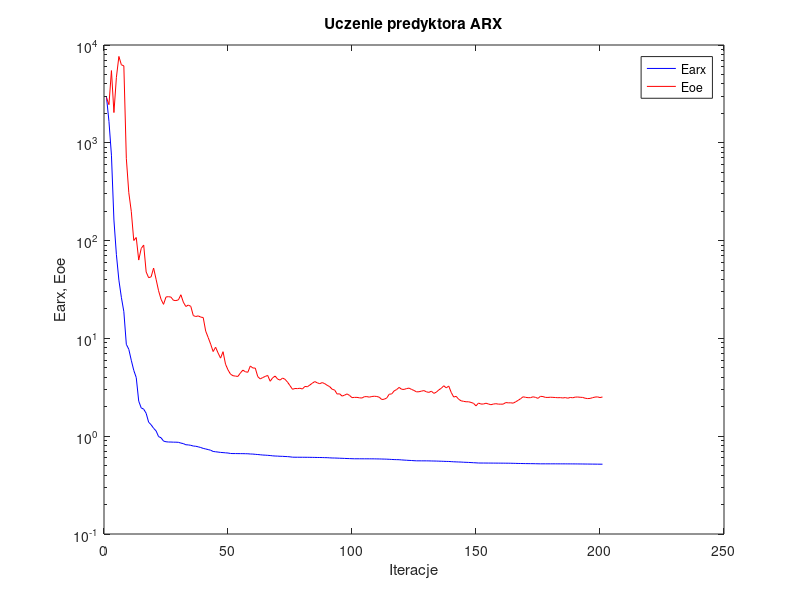
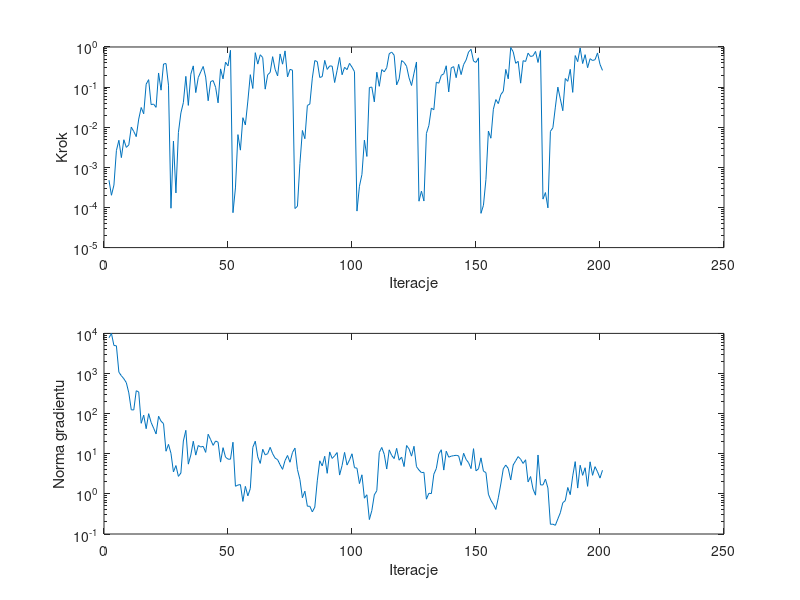

Reproduce these figures in MATLAB, in order.
%uczenie predyktora arx
clear all;
n=0; farx(n+1)=2.936554e+003; foe(n+1)=2.900303e+003; wspucz(n+1)=0.000000e+000; ng(n+1)=0.000000e+000;
%odnowa zmiennej metryki
n=1; farx(n+1)=1.652566e+003; foe(n+1)=2.455596e+003; krok(n+1)=4.792372e-004; ng(n+1)=7.763907e+003;
n=2; farx(n+1)=7.469200e+002; foe(n+1)=5.476042e+003; krok(n+1)=2.015675e-004; ng(n+1)=9.971106e+003;
n=3; farx(n+1)=1.623348e+002; foe(n+1)=2.038189e+003; krok(n+1)=3.606707e-004; ng(n+1)=4.991626e+003;
n=4; farx(n+1)=7.178620e+001; foe(n+1)=4.675334e+003; krok(n+1)=2.621411e-003; ng(n+1)=4.906749e+003;
n=5; farx(n+1)=3.943434e+001; foe(n+1)=7.640245e+003; krok(n+1)=4.728824e-003; ng(n+1)=1.077857e+003;
n=6; farx(n+1)=2.631777e+001; foe(n+1)=6.278493e+003; krok(n+1)=1.749592e-003; ng(n+1)=8.800875e+002;
n=7; farx(n+1)=1.876225e+001; foe(n+1)=6.114916e+003; krok(n+1)=4.874671e-003; ng(n+1)=7.410429e+002;
n=8; farx(n+1)=8.699698e+000; foe(n+1)=6.939143e+002; krok(n+1)=3.146871e-003; ng(n+1)=5.925287e+002;
n=9; farx(n+1)=7.738109e+000; foe(n+1)=3.087803e+002; krok(n+1)=3.625910e-003; ng(n+1)=3.294833e+002;
n=10; farx(n+1)=5.978531e+000; foe(n+1)=1.990955e+002; krok(n+1)=1.007731e-002; ng(n+1)=1.244966e+002;
n=11; farx(n+1)=4.714194e+000; foe(n+1)=1.002369e+002; krok(n+1)=7.821513e-003; ng(n+1)=1.237064e+002;
n=12; farx(n+1)=3.979616e+000; foe(n+1)=1.075560e+002; krok(n+1)=5.829556e-003; ng(n+1)=3.721999e+002;
n=13; farx(n+1)=2.282781e+000; foe(n+1)=6.322395e+001; krok(n+1)=1.598198e-002; ng(n+1)=3.471835e+002;
n=14; farx(n+1)=1.948974e+000; foe(n+1)=8.309988e+001; krok(n+1)=3.103068e-002; ng(n+1)=5.748154e+001;
n=15; farx(n+1)=1.889875e+000; foe(n+1)=9.006668e+001; krok(n+1)=2.160287e-002; ng(n+1)=9.174142e+001;
n=16; farx(n+1)=1.713826e+000; foe(n+1)=4.781653e+001; krok(n+1)=1.183885e-001; ng(n+1)=4.212417e+001;
n=17; farx(n+1)=1.389843e+000; foe(n+1)=4.173583e+001; krok(n+1)=1.534454e-001; ng(n+1)=9.979311e+001;
n=18; farx(n+1)=1.308497e+000; foe(n+1)=4.262293e+001; krok(n+1)=3.660091e-002; ng(n+1)=6.039825e+001;
n=19; farx(n+1)=1.205068e+000; foe(n+1)=5.241787e+001; krok(n+1)=3.775680e-002; ng(n+1)=4.355721e+001;
n=20; farx(n+1)=1.133254e+000; foe(n+1)=4.023201e+001; krok(n+1)=3.128605e-002; ng(n+1)=3.113247e+001;
n=21; farx(n+1)=9.909999e-001; foe(n+1)=3.073020e+001; krok(n+1)=2.249366e-001; ng(n+1)=8.620506e+001;
n=22; farx(n+1)=9.640179e-001; foe(n+1)=2.511178e+001; krok(n+1)=8.388517e-002; ng(n+1)=6.474512e+001;
n=23; farx(n+1)=8.914415e-001; foe(n+1)=2.229427e+001; krok(n+1)=3.762637e-001; ng(n+1)=5.640502e+001;
n=24; farx(n+1)=8.775578e-001; foe(n+1)=2.651386e+001; krok(n+1)=3.870680e-001; ng(n+1)=1.155937e+001;
n=25; farx(n+1)=8.721585e-001; foe(n+1)=2.672075e+001; krok(n+1)=1.116954e-001; ng(n+1)=1.714606e+001;
%odnowa zmiennej metryki
n=26; farx(n+1)=8.716318e-001; foe(n+1)=2.642552e+001; krok(n+1)=9.579321e-005; ng(n+1)=1.029371e+001;
n=27; farx(n+1)=8.690185e-001; foe(n+1)=2.451612e+001; krok(n+1)=4.515039e-003; ng(n+1)=3.526329e+000;
n=28; farx(n+1)=8.686997e-001; foe(n+1)=2.436115e+001; krok(n+1)=2.302017e-004; ng(n+1)=5.079674e+000;
n=29; farx(n+1)=8.657498e-001; foe(n+1)=2.476747e+001; krok(n+1)=7.366454e-003; ng(n+1)=2.729967e+000;
n=30; farx(n+1)=8.502538e-001; foe(n+1)=2.795096e+001; krok(n+1)=2.265123e-002; ng(n+1)=3.307219e+000;
n=31; farx(n+1)=8.402121e-001; foe(n+1)=2.344287e+001; krok(n+1)=4.111242e-002; ng(n+1)=2.083635e+001;
n=32; farx(n+1)=8.177324e-001; foe(n+1)=2.119928e+001; krok(n+1)=1.853482e-001; ng(n+1)=3.834923e+001;
n=33; farx(n+1)=8.147185e-001; foe(n+1)=2.192859e+001; krok(n+1)=3.500452e-002; ng(n+1)=5.511347e+000;
n=34; farx(n+1)=8.069454e-001; foe(n+1)=2.125553e+001; krok(n+1)=2.093785e-001; ng(n+1)=9.281158e+000;
n=35; farx(n+1)=7.936214e-001; foe(n+1)=1.712327e+001; krok(n+1)=3.380830e-001; ng(n+1)=2.053949e+001;
n=36; farx(n+1)=7.889980e-001; foe(n+1)=1.673585e+001; krok(n+1)=7.302728e-002; ng(n+1)=9.250854e+000;
n=37; farx(n+1)=7.789192e-001; foe(n+1)=1.699506e+001; krok(n+1)=1.728230e-001; ng(n+1)=1.605251e+001;
n=38; farx(n+1)=7.660565e-001; foe(n+1)=1.651483e+001; krok(n+1)=2.401567e-001; ng(n+1)=1.473752e+001;
n=39; farx(n+1)=7.504742e-001; foe(n+1)=1.634266e+001; krok(n+1)=3.268918e-001; ng(n+1)=1.529796e+001;
n=40; farx(n+1)=7.404428e-001; foe(n+1)=1.187959e+001; krok(n+1)=1.778431e-001; ng(n+1)=1.082100e+001;
n=41; farx(n+1)=7.297269e-001; foe(n+1)=1.022278e+001; krok(n+1)=4.568872e-002; ng(n+1)=3.065759e+001;
n=42; farx(n+1)=7.189021e-001; foe(n+1)=8.743252e+000; krok(n+1)=1.372911e-001; ng(n+1)=2.246931e+001;
n=43; farx(n+1)=6.985671e-001; foe(n+1)=7.339645e+000; krok(n+1)=1.453256e-001; ng(n+1)=1.619699e+001;
n=44; farx(n+1)=6.931291e-001; foe(n+1)=8.125268e+000; krok(n+1)=9.907791e-002; ng(n+1)=2.078349e+001;
n=45; farx(n+1)=6.883464e-001; foe(n+1)=7.091192e+000; krok(n+1)=4.050274e-002; ng(n+1)=1.943970e+001;
n=46; farx(n+1)=6.827653e-001; foe(n+1)=6.286807e+000; krok(n+1)=2.841626e-001; ng(n+1)=6.195294e+000;
n=47; farx(n+1)=6.798118e-001; foe(n+1)=7.312883e+000; krok(n+1)=1.601162e-001; ng(n+1)=1.418595e+001;
n=48; farx(n+1)=6.761075e-001; foe(n+1)=5.447762e+000; krok(n+1)=4.187571e-001; ng(n+1)=8.221172e+000;
n=49; farx(n+1)=6.731147e-001; foe(n+1)=4.766937e+000; krok(n+1)=3.380830e-001; ng(n+1)=7.357314e+000;
n=50; farx(n+1)=6.660012e-001; foe(n+1)=4.310708e+000; krok(n+1)=8.256204e-001; ng(n+1)=7.303077e+000;
%odnowa zmiennej metryki
n=51; farx(n+1)=6.645596e-001; foe(n+1)=4.156167e+000; krok(n+1)=7.411092e-005; ng(n+1)=1.938264e+001;
n=52; farx(n+1)=6.645308e-001; foe(n+1)=4.116518e+000; krok(n+1)=3.070097e-004; ng(n+1)=1.547900e+000;
n=53; farx(n+1)=6.638246e-001; foe(n+1)=4.084562e+000; krok(n+1)=6.543079e-003; ng(n+1)=1.660580e+000;
n=54; farx(n+1)=6.635017e-001; foe(n+1)=4.433997e+000; krok(n+1)=2.684169e-003; ng(n+1)=1.706089e+000;
n=55; farx(n+1)=6.631816e-001; foe(n+1)=4.737424e+000; krok(n+1)=1.729712e-002; ng(n+1)=6.488155e-001;
n=56; farx(n+1)=6.622388e-001; foe(n+1)=4.557816e+000; krok(n+1)=1.136409e-002; ng(n+1)=1.539609e+000;
n=57; farx(n+1)=6.613947e-001; foe(n+1)=4.505142e+000; krok(n+1)=4.486659e-002; ng(n+1)=8.928326e-001;
n=58; farx(n+1)=6.578284e-001; foe(n+1)=5.225030e+000; krok(n+1)=2.039901e-001; ng(n+1)=1.358618e+000;
n=59; farx(n+1)=6.567201e-001; foe(n+1)=4.982567e+000; krok(n+1)=9.233170e-002; ng(n+1)=1.442497e+001;
n=60; farx(n+1)=6.526066e-001; foe(n+1)=4.970227e+000; krok(n+1)=7.208199e-001; ng(n+1)=2.058078e+001;
n=61; farx(n+1)=6.496825e-001; foe(n+1)=4.064754e+000; krok(n+1)=3.745525e-001; ng(n+1)=8.374853e+000;
n=62; farx(n+1)=6.460700e-001; foe(n+1)=3.852276e+000; krok(n+1)=6.404647e-001; ng(n+1)=5.745457e+000;
n=63; farx(n+1)=6.420054e-001; foe(n+1)=3.977140e+000; krok(n+1)=5.451818e-001; ng(n+1)=1.293987e+001;
n=64; farx(n+1)=6.400876e-001; foe(n+1)=4.082972e+000; krok(n+1)=8.892157e-002; ng(n+1)=9.355397e+000;
n=65; farx(n+1)=6.374644e-001; foe(n+1)=4.182996e+000; krok(n+1)=2.031949e-001; ng(n+1)=1.006700e+001;
n=66; farx(n+1)=6.344747e-001; foe(n+1)=3.646112e+000; krok(n+1)=2.320583e-001; ng(n+1)=1.446232e+001;
n=67; farx(n+1)=6.299354e-001; foe(n+1)=3.951329e+000; krok(n+1)=5.738785e-001; ng(n+1)=1.001155e+001;
n=68; farx(n+1)=6.271962e-001; foe(n+1)=4.121039e+000; krok(n+1)=2.775732e-001; ng(n+1)=7.780726e+000;
n=69; farx(n+1)=6.258025e-001; foe(n+1)=3.837983e+000; krok(n+1)=1.903039e-001; ng(n+1)=7.131343e+000;
n=70; farx(n+1)=6.234785e-001; foe(n+1)=3.747880e+000; krok(n+1)=6.709302e-001; ng(n+1)=5.322414e+000;
n=71; farx(n+1)=6.225014e-001; foe(n+1)=3.929326e+000; krok(n+1)=3.730776e-001; ng(n+1)=4.083745e+000;
n=72; farx(n+1)=6.201762e-001; foe(n+1)=3.818109e+000; krok(n+1)=7.992682e-001; ng(n+1)=6.775034e+000;
n=73; farx(n+1)=6.185576e-001; foe(n+1)=3.570148e+000; krok(n+1)=1.794664e-001; ng(n+1)=9.058420e+000;
n=74; farx(n+1)=6.152702e-001; foe(n+1)=3.290294e+000; krok(n+1)=2.767539e-001; ng(n+1)=6.144900e+000;
n=75; farx(n+1)=6.103420e-001; foe(n+1)=3.017841e+000; krok(n+1)=2.640676e-001; ng(n+1)=1.077763e+001;
%odnowa zmiennej metryki
n=76; farx(n+1)=6.096143e-001; foe(n+1)=3.074867e+000; krok(n+1)=9.416187e-005; ng(n+1)=1.383292e+001;
n=77; farx(n+1)=6.095169e-001; foe(n+1)=3.066862e+000; krok(n+1)=1.070946e-004; ng(n+1)=4.067912e+000;
n=78; farx(n+1)=6.092954e-001; foe(n+1)=3.093138e+000; krok(n+1)=1.250114e-003; ng(n+1)=2.270847e+000;
n=79; farx(n+1)=6.091283e-001; foe(n+1)=3.040093e+000; krok(n+1)=8.300976e-003; ng(n+1)=8.014580e-001;
n=80; farx(n+1)=6.088766e-001; foe(n+1)=3.227679e+000; krok(n+1)=5.172508e-003; ng(n+1)=1.168589e+000;
n=81; farx(n+1)=6.085451e-001; foe(n+1)=3.203622e+000; krok(n+1)=3.477029e-002; ng(n+1)=4.928535e-001;
n=82; farx(n+1)=6.081803e-001; foe(n+1)=3.336711e+000; krok(n+1)=3.789541e-002; ng(n+1)=4.907629e-001;
n=83; farx(n+1)=6.074588e-001; foe(n+1)=3.483224e+000; krok(n+1)=1.677703e-001; ng(n+1)=3.561332e-001;
n=84; farx(n+1)=6.067772e-001; foe(n+1)=3.619316e+000; krok(n+1)=4.584756e-001; ng(n+1)=4.676772e-001;
n=85; farx(n+1)=6.060018e-001; foe(n+1)=3.512764e+000; krok(n+1)=4.317671e-001; ng(n+1)=2.115308e+000;
n=86; farx(n+1)=6.057056e-001; foe(n+1)=3.443622e+000; krok(n+1)=1.738735e-001; ng(n+1)=6.677898e+000;
n=87; farx(n+1)=6.050284e-001; foe(n+1)=3.533890e+000; krok(n+1)=1.827549e-001; ng(n+1)=4.976824e+000;
n=88; farx(n+1)=6.037047e-001; foe(n+1)=3.446690e+000; krok(n+1)=4.635137e-001; ng(n+1)=8.663213e+000;
n=89; farx(n+1)=6.030970e-001; foe(n+1)=3.313186e+000; krok(n+1)=2.760258e-001; ng(n+1)=3.255239e+000;
n=90; farx(n+1)=6.009071e-001; foe(n+1)=3.212762e+000; krok(n+1)=3.372291e-001; ng(n+1)=1.112342e+001;
n=91; farx(n+1)=5.988457e-001; foe(n+1)=3.018987e+000; krok(n+1)=3.328440e-001; ng(n+1)=7.644174e+000;
n=92; farx(n+1)=5.982921e-001; foe(n+1)=2.966166e+000; krok(n+1)=1.300904e-001; ng(n+1)=8.911889e+000;
n=93; farx(n+1)=5.970806e-001; foe(n+1)=2.697772e+000; krok(n+1)=2.621866e-001; ng(n+1)=1.071329e+001;
n=94; farx(n+1)=5.954195e-001; foe(n+1)=2.714384e+000; krok(n+1)=5.481287e-001; ng(n+1)=2.943143e+000;
n=95; farx(n+1)=5.944277e-001; foe(n+1)=2.569551e+000; krok(n+1)=2.031949e-001; ng(n+1)=5.091511e+000;
n=96; farx(n+1)=5.927434e-001; foe(n+1)=2.628641e+000; krok(n+1)=3.114411e-001; ng(n+1)=1.081794e+001;
n=97; farx(n+1)=5.912497e-001; foe(n+1)=2.707512e+000; krok(n+1)=2.725288e-001; ng(n+1)=5.230736e+000;
n=98; farx(n+1)=5.901808e-001; foe(n+1)=2.612464e+000; krok(n+1)=3.903951e-001; ng(n+1)=7.035849e+000;
n=99; farx(n+1)=5.887889e-001; foe(n+1)=2.480043e+000; krok(n+1)=3.145377e-001; ng(n+1)=9.987627e+000;
n=100; farx(n+1)=5.878344e-001; foe(n+1)=2.494308e+000; krok(n+1)=2.431438e-001; ng(n+1)=4.494574e+000;
%odnowa zmiennej metryki
n=101; farx(n+1)=5.877444e-001; foe(n+1)=2.495124e+000; krok(n+1)=8.126074e-005; ng(n+1)=4.374177e+000;
n=102; farx(n+1)=5.876951e-001; foe(n+1)=2.468562e+000; krok(n+1)=3.383827e-004; ng(n+1)=1.804743e+000;
n=103; farx(n+1)=5.874857e-001; foe(n+1)=2.456418e+000; krok(n+1)=6.647718e-004; ng(n+1)=2.989493e+000;
n=104; farx(n+1)=5.873568e-001; foe(n+1)=2.536212e+000; krok(n+1)=4.756638e-003; ng(n+1)=7.811268e-001;
n=105; farx(n+1)=5.872992e-001; foe(n+1)=2.538507e+000; krok(n+1)=1.869974e-003; ng(n+1)=9.510619e-001;
n=106; farx(n+1)=5.871140e-001; foe(n+1)=2.509059e+000; krok(n+1)=9.760941e-002; ng(n+1)=2.290038e-001;
n=107; farx(n+1)=5.868929e-001; foe(n+1)=2.546416e+000; krok(n+1)=1.001107e-001; ng(n+1)=3.852647e-001;
n=108; farx(n+1)=5.867306e-001; foe(n+1)=2.562488e+000; krok(n+1)=4.285764e-002; ng(n+1)=9.474630e-001;
n=109; farx(n+1)=5.859185e-001; foe(n+1)=2.548465e+000; krok(n+1)=2.349459e-001; ng(n+1)=1.199521e+000;
n=110; farx(n+1)=5.855048e-001; foe(n+1)=2.503462e+000; krok(n+1)=1.046893e-001; ng(n+1)=1.075668e+001;
n=111; farx(n+1)=5.842985e-001; foe(n+1)=2.372977e+000; krok(n+1)=2.729349e-001; ng(n+1)=1.436029e+001;
n=112; farx(n+1)=5.835177e-001; foe(n+1)=2.388942e+000; krok(n+1)=2.401907e-001; ng(n+1)=9.694754e+000;
n=113; farx(n+1)=5.823650e-001; foe(n+1)=2.457963e+000; krok(n+1)=3.038513e-001; ng(n+1)=4.164840e+000;
n=114; farx(n+1)=5.806820e-001; foe(n+1)=2.686595e+000; krok(n+1)=6.776371e-001; ng(n+1)=1.253698e+001;
n=115; farx(n+1)=5.785159e-001; foe(n+1)=2.704758e+000; krok(n+1)=7.461831e-001; ng(n+1)=9.081272e+000;
n=116; farx(n+1)=5.768160e-001; foe(n+1)=2.905606e+000; krok(n+1)=6.233058e-001; ng(n+1)=7.580263e+000;
n=117; farx(n+1)=5.758516e-001; foe(n+1)=3.000559e+000; krok(n+1)=1.134226e-001; ng(n+1)=1.364782e+001;
n=118; farx(n+1)=5.750929e-001; foe(n+1)=3.154521e+000; krok(n+1)=1.601162e-001; ng(n+1)=6.915033e+000;
n=119; farx(n+1)=5.722323e-001; foe(n+1)=3.019806e+000; krok(n+1)=4.577617e-001; ng(n+1)=8.261671e+000;
n=120; farx(n+1)=5.699649e-001; foe(n+1)=3.008454e+000; krok(n+1)=4.128102e-001; ng(n+1)=4.794125e+000;
n=121; farx(n+1)=5.678016e-001; foe(n+1)=3.069195e+000; krok(n+1)=3.307424e-001; ng(n+1)=1.605011e+001;
n=122; farx(n+1)=5.658576e-001; foe(n+1)=3.102888e+000; krok(n+1)=1.702433e-001; ng(n+1)=1.322706e+001;
n=123; farx(n+1)=5.642667e-001; foe(n+1)=3.008340e+000; krok(n+1)=1.096649e-001; ng(n+1)=8.717944e+000;
n=124; farx(n+1)=5.618183e-001; foe(n+1)=2.936889e+000; krok(n+1)=2.223238e-001; ng(n+1)=1.537208e+001;
n=125; farx(n+1)=5.601157e-001; foe(n+1)=2.840566e+000; krok(n+1)=4.228884e-001; ng(n+1)=4.776405e+000;
%odnowa zmiennej metryki
n=126; farx(n+1)=5.600389e-001; foe(n+1)=2.848345e+000; krok(n+1)=1.433326e-004; ng(n+1)=3.930696e+000;
n=127; farx(n+1)=5.599191e-001; foe(n+1)=2.889704e+000; krok(n+1)=2.552019e-004; ng(n+1)=3.386435e+000;
n=128; farx(n+1)=5.598054e-001; foe(n+1)=2.927235e+000; krok(n+1)=1.448755e-004; ng(n+1)=3.446623e+000;
n=129; farx(n+1)=5.596390e-001; foe(n+1)=2.842585e+000; krok(n+1)=6.970444e-003; ng(n+1)=7.385974e-001;
n=130; farx(n+1)=5.592503e-001; foe(n+1)=2.805692e+000; krok(n+1)=1.109636e-002; ng(n+1)=1.037408e+000;
n=131; farx(n+1)=5.583113e-001; foe(n+1)=2.885814e+000; krok(n+1)=2.991958e-002; ng(n+1)=1.015205e+000;
n=132; farx(n+1)=5.576326e-001; foe(n+1)=2.742044e+000; krok(n+1)=2.733118e-002; ng(n+1)=3.095456e+000;
n=133; farx(n+1)=5.568878e-001; foe(n+1)=2.818968e+000; krok(n+1)=1.328156e-001; ng(n+1)=4.285519e+000;
n=134; farx(n+1)=5.558010e-001; foe(n+1)=2.974706e+000; krok(n+1)=1.250522e-001; ng(n+1)=9.846707e+000;
n=135; farx(n+1)=5.547740e-001; foe(n+1)=3.088694e+000; krok(n+1)=1.961845e-001; ng(n+1)=1.259216e+001;
n=136; farx(n+1)=5.535140e-001; foe(n+1)=3.279413e+000; krok(n+1)=2.143812e-001; ng(n+1)=3.918618e+000;
n=137; farx(n+1)=5.522683e-001; foe(n+1)=3.121039e+000; krok(n+1)=3.403631e-001; ng(n+1)=1.157933e+001;
n=138; farx(n+1)=5.517724e-001; foe(n+1)=3.258234e+000; krok(n+1)=7.579082e-002; ng(n+1)=8.212064e+000;
n=139; farx(n+1)=5.495206e-001; foe(n+1)=2.806499e+000; krok(n+1)=3.023171e-001; ng(n+1)=8.708320e+000;
n=140; farx(n+1)=5.475903e-001; foe(n+1)=2.515557e+000; krok(n+1)=3.240219e-001; ng(n+1)=8.969685e+000;
n=141; farx(n+1)=5.463211e-001; foe(n+1)=2.557199e+000; krok(n+1)=1.717868e-001; ng(n+1)=9.147108e+000;
n=142; farx(n+1)=5.449186e-001; foe(n+1)=2.386388e+000; krok(n+1)=3.691454e-001; ng(n+1)=8.859580e+000;
n=143; farx(n+1)=5.439971e-001; foe(n+1)=2.300692e+000; krok(n+1)=2.051030e-001; ng(n+1)=5.133111e+000;
n=144; farx(n+1)=5.418145e-001; foe(n+1)=2.272946e+000; krok(n+1)=3.647485e-001; ng(n+1)=1.029778e+001;
n=145; farx(n+1)=5.407252e-001; foe(n+1)=2.248908e+000; krok(n+1)=4.726961e-001; ng(n+1)=7.237827e+000;
n=146; farx(n+1)=5.393551e-001; foe(n+1)=2.249361e+000; krok(n+1)=7.491049e-001; ng(n+1)=5.990105e+000;
n=147; farx(n+1)=5.376118e-001; foe(n+1)=2.215061e+000; krok(n+1)=8.752990e-001; ng(n+1)=4.264647e+000;
n=148; farx(n+1)=5.356761e-001; foe(n+1)=2.169041e+000; krok(n+1)=4.442530e-001; ng(n+1)=1.339703e+001;
n=149; farx(n+1)=5.341973e-001; foe(n+1)=2.043071e+000; krok(n+1)=4.126070e-001; ng(n+1)=3.753852e+000;
n=150; farx(n+1)=5.320818e-001; foe(n+1)=2.181224e+000; krok(n+1)=5.362494e-001; ng(n+1)=4.214242e+000;
%odnowa zmiennej metryki
n=151; farx(n+1)=5.318120e-001; foe(n+1)=2.131855e+000; krok(n+1)=7.145650e-005; ng(n+1)=7.905038e+000;
n=152; farx(n+1)=5.317397e-001; foe(n+1)=2.133598e+000; krok(n+1)=1.133097e-004; ng(n+1)=3.681906e+000;
n=153; farx(n+1)=5.315211e-001; foe(n+1)=2.174058e+000; krok(n+1)=4.957630e-004; ng(n+1)=3.394555e+000;
n=154; farx(n+1)=5.312418e-001; foe(n+1)=2.135531e+000; krok(n+1)=8.017859e-003; ng(n+1)=9.802324e-001;
n=155; farx(n+1)=5.311561e-001; foe(n+1)=2.099291e+000; krok(n+1)=5.320104e-003; ng(n+1)=6.924044e-001;
n=156; farx(n+1)=5.308673e-001; foe(n+1)=2.131014e+000; krok(n+1)=2.811708e-002; ng(n+1)=5.480782e-001;
n=157; farx(n+1)=5.306431e-001; foe(n+1)=2.149810e+000; krok(n+1)=4.890625e-002; ng(n+1)=4.091002e-001;
n=158; farx(n+1)=5.304884e-001; foe(n+1)=2.128510e+000; krok(n+1)=3.879553e-002; ng(n+1)=7.979524e-001;
n=159; farx(n+1)=5.302411e-001; foe(n+1)=2.126235e+000; krok(n+1)=6.504518e-002; ng(n+1)=1.759160e+000;
n=160; farx(n+1)=5.301147e-001; foe(n+1)=2.128513e+000; krok(n+1)=7.859447e-002; ng(n+1)=4.220175e+000;
n=161; farx(n+1)=5.296876e-001; foe(n+1)=2.208424e+000; krok(n+1)=2.760258e-001; ng(n+1)=5.233593e+000;
n=162; farx(n+1)=5.294988e-001; foe(n+1)=2.193178e+000; krok(n+1)=1.607119e-001; ng(n+1)=4.300843e+000;
n=163; farx(n+1)=5.290138e-001; foe(n+1)=2.195545e+000; krok(n+1)=9.709553e-001; ng(n+1)=2.221431e+000;
n=164; farx(n+1)=5.281773e-001; foe(n+1)=2.177412e+000; krok(n+1)=7.583720e-001; ng(n+1)=5.261486e+000;
n=165; farx(n+1)=5.274080e-001; foe(n+1)=2.248953e+000; krok(n+1)=3.923690e-001; ng(n+1)=6.677663e+000;
n=166; farx(n+1)=5.264308e-001; foe(n+1)=2.325557e+000; krok(n+1)=4.386596e-001; ng(n+1)=8.505615e+000;
n=167; farx(n+1)=5.260098e-001; foe(n+1)=2.420310e+000; krok(n+1)=1.253606e-001; ng(n+1)=7.286282e+000;
n=168; farx(n+1)=5.253536e-001; foe(n+1)=2.529565e+000; krok(n+1)=4.555491e-001; ng(n+1)=5.732656e+000;
n=169; farx(n+1)=5.246974e-001; foe(n+1)=2.496876e+000; krok(n+1)=4.352152e-001; ng(n+1)=7.086876e+000;
n=170; farx(n+1)=5.244052e-001; foe(n+1)=2.476604e+000; krok(n+1)=7.011953e-001; ng(n+1)=1.987086e+000;
n=171; farx(n+1)=5.241105e-001; foe(n+1)=2.478911e+000; krok(n+1)=5.788951e-001; ng(n+1)=2.704221e+000;
n=172; farx(n+1)=5.237167e-001; foe(n+1)=2.528609e+000; krok(n+1)=6.014376e-001; ng(n+1)=1.317139e+000;
n=173; farx(n+1)=5.231621e-001; foe(n+1)=2.494007e+000; krok(n+1)=7.734497e-001; ng(n+1)=9.301203e-001;
n=174; farx(n+1)=5.224029e-001; foe(n+1)=2.438716e+000; krok(n+1)=4.110512e-001; ng(n+1)=9.324546e+000;
n=175; farx(n+1)=5.219101e-001; foe(n+1)=2.558294e+000; krok(n+1)=8.127796e-001; ng(n+1)=1.677557e+000;
%odnowa zmiennej metryki
n=176; farx(n+1)=5.218927e-001; foe(n+1)=2.540988e+000; krok(n+1)=1.614953e-004; ng(n+1)=1.670897e+000;
n=177; farx(n+1)=5.218524e-001; foe(n+1)=2.494122e+000; krok(n+1)=2.353374e-004; ng(n+1)=2.332467e+000;
n=178; farx(n+1)=5.218450e-001; foe(n+1)=2.490790e+000; krok(n+1)=9.776439e-005; ng(n+1)=1.398859e+000;
n=179; farx(n+1)=5.218368e-001; foe(n+1)=2.502942e+000; krok(n+1)=7.883344e-003; ng(n+1)=1.746418e-001;
n=180; farx(n+1)=5.218251e-001; foe(n+1)=2.495582e+000; krok(n+1)=9.691715e-003; ng(n+1)=1.758656e-001;
n=181; farx(n+1)=5.217902e-001; foe(n+1)=2.485765e+000; krok(n+1)=3.172883e-002; ng(n+1)=1.646982e-001;
n=182; farx(n+1)=5.216237e-001; foe(n+1)=2.474554e+000; krok(n+1)=9.990853e-002; ng(n+1)=2.382914e-001;
n=183; farx(n+1)=5.215536e-001; foe(n+1)=2.480690e+000; krok(n+1)=5.079872e-002; ng(n+1)=3.382434e-001;
n=184; farx(n+1)=5.215348e-001; foe(n+1)=2.461562e+000; krok(n+1)=2.580064e-002; ng(n+1)=6.022017e-001;
n=185; farx(n+1)=5.214157e-001; foe(n+1)=2.483082e+000; krok(n+1)=1.641051e-001; ng(n+1)=6.779244e-001;
n=186; farx(n+1)=5.212529e-001; foe(n+1)=2.447193e+000; krok(n+1)=1.392689e-001; ng(n+1)=1.443947e+000;
n=187; farx(n+1)=5.210965e-001; foe(n+1)=2.490233e+000; krok(n+1)=2.775080e-001; ng(n+1)=9.564697e-001;
n=188; farx(n+1)=5.210073e-001; foe(n+1)=2.471551e+000; krok(n+1)=7.392724e-002; ng(n+1)=2.803669e+000;
n=189; farx(n+1)=5.207416e-001; foe(n+1)=2.509992e+000; krok(n+1)=6.107131e-001; ng(n+1)=6.365635e+000;
n=190; farx(n+1)=5.205772e-001; foe(n+1)=2.515838e+000; krok(n+1)=4.306047e-001; ng(n+1)=1.395650e+000;
n=191; farx(n+1)=5.201323e-001; foe(n+1)=2.499943e+000; krok(n+1)=9.469203e-001; ng(n+1)=5.171874e+000;
n=192; farx(n+1)=5.199453e-001; foe(n+1)=2.492270e+000; krok(n+1)=3.867248e-001; ng(n+1)=2.896679e+000;
n=193; farx(n+1)=5.194133e-001; foe(n+1)=2.446660e+000; krok(n+1)=6.435764e-001; ng(n+1)=4.482828e+000;
n=194; farx(n+1)=5.192264e-001; foe(n+1)=2.424491e+000; krok(n+1)=3.044248e-001; ng(n+1)=1.541935e+000;
n=195; farx(n+1)=5.188241e-001; foe(n+1)=2.434088e+000; krok(n+1)=5.107206e-001; ng(n+1)=6.297535e+000;
n=196; farx(n+1)=5.184783e-001; foe(n+1)=2.476722e+000; krok(n+1)=4.602673e-001; ng(n+1)=2.900370e+000;
n=197; farx(n+1)=5.182181e-001; foe(n+1)=2.512368e+000; krok(n+1)=4.819709e-001; ng(n+1)=4.769559e+000;
n=198; farx(n+1)=5.177668e-001; foe(n+1)=2.523682e+000; krok(n+1)=7.101669e-001; ng(n+1)=3.541378e+000;
n=199; farx(n+1)=5.175023e-001; foe(n+1)=2.482659e+000; krok(n+1)=3.693268e-001; ng(n+1)=2.475476e+000;
n=200; farx(n+1)=5.172663e-001; foe(n+1)=2.518028e+000; krok(n+1)=2.611580e-001; ng(n+1)=3.879017e+000;

figure; semilogy(farx,'b'); hold on; semilogy(foe,'r'); xlabel('Iteracje'); ylabel('Earx, Eoe'); legend('Earx','Eoe'); title('Uczenie predyktora ARX');
figure; subplot(2,1,1); semilogy(krok); xlabel('Iteracje'); ylabel('Krok');
subplot(2,1,2); semilogy(ng); xlabel('Iteracje'); ylabel('Norma gradientu');
Earx=farx(n+1)
Eoe=foe(n+1)
